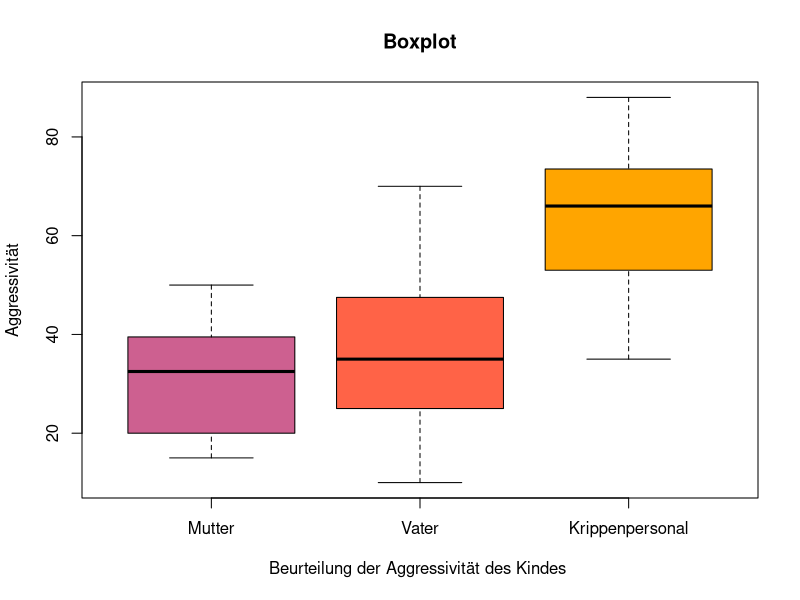

The R script that drew this image:
## ---- chunk 1
library(readxl)
friedman <- read_excel("friedman.xlsx")
friedman
## ---- chunk 2
library(reshape2) -> Anpassung 
friedman <- melt(friedman, id.vars = c("ID"),
                 measure.vars = c("Mutter", "Vater", "Krippenpersonal"),
                 variable.name = "Betreuer",
                 value.name = "Aggression")
friedman
## ---- chunk 3
boxplot(friedman$Aggression ~  friedman$Betreuer, main = "Boxplot", col = c("hotpink3","tomato", "orange"), xlab = "Beurteilung der Aggressivität des Kindes ", ylab = "Aggressivität")
## ---- chunk 4
library(dplyr) #-> Deskriptive Statistik
friedman %>%
  group_by(Betreuer) %>%
  summarize(Anzahl = n(),  Median = median(Aggression)) %>%
  mutate_if(is.numeric, round, 2)
## ---- chunk 5
library(psych) # -> Alternative für die deskriptive Statistik
describeBy(friedman$Aggression, group=friedman$Betreuer, mat=TRUE)
## ---- chunk 6
fried <- friedman.test(Aggression ~ Betreuer |ID,  data = friedman)

fried
## ---- chunk 7
pairwise.t.test(friedman$Aggression,
                friedman$Betreuer, 
                p.adjust.method = "none", 
                paired = TRUE, 
                data = friedman)
## ---- chunk 8
pairwise.t.test(friedman$Aggression,
                friedman$Betreuer, 
                p.adjust.method = "bonf", 
                paired = TRUE, 
                data = friedman)
## ---- chunk 9
w = sqrt(fried$statistic/12)
sprintf("Effektstärke: %f2", w)
